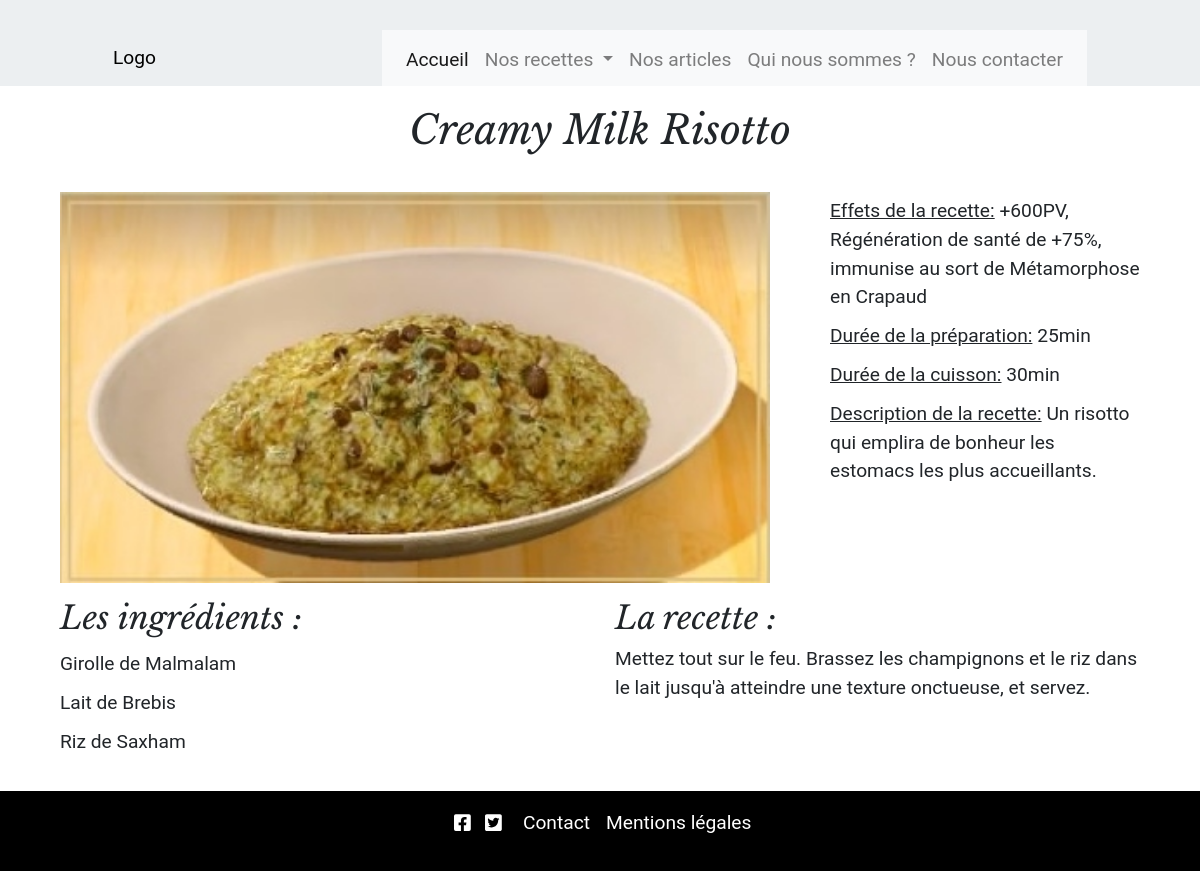
Page /front/recette.php?idrecette=13 on the committed database.
### tables this page shows
CREATE TABLE IF NOT EXISTS `recette` (
  `idRecette` int(4) NOT NULL AUTO_INCREMENT,
  `idOrigine` int(4) NOT NULL,
  `nomRecette` varchar(100) NOT NULL,
  `descriptionRecette` varchar(500) DEFAULT NULL,
  `dureeCuisson` varchar(100) DEFAULT NULL,
  `dureePreparation` varchar(100) DEFAULT NULL,
  `recetteRecette` varchar(5000) DEFAULT NULL,
  `effetsRecette` varchar(500) DEFAULT NULL,
  `idCategorie` int(4) NOT NULL,
  `idImage` int(4) DEFAULT NULL,
  `idEtat` int(4) DEFAULT NULL,
  PRIMARY KEY (`idRecette`),
  KEY `fkOrigine` (`idOrigine`),
  KEY `fkCategorie` (`idCategorie`),
  KEY `fkImage` (`idImage`),
  KEY `fkEtat` (`idEtat`)
);

CREATE TABLE IF NOT EXISTS `ingredient` (
  `idIngredient` int(4) NOT NULL AUTO_INCREMENT,
  `nomIngredient` varchar(50) DEFAULT NULL,
  `recolteIngredient` varchar(200) DEFAULT NULL,
  `lieuIngredient` varchar(500) DEFAULT NULL,
  PRIMARY KEY (`idIngredient`),
  UNIQUE KEY `nomIngredient` (`nomIngredient`)
);

### front/recette.php (the view, shortened to what this page needs)
<?php
    $base = connect();
    $recette= $base->query("SELECT * FROM recette WHERE idRecette='".$_GET['idrecette']."'")->fetch(PDO::FETCH_OBJ);
    $requete = $base->query("SELECT ingredient.nomIngredient FROM recette, ingredientrecette, ingredient
    WHERE recette.idRecette = ingredientrecette.idRecette
    AND ingredientrecette.idIngredient = ingredient.idIngredient
    AND ingredientrecette.idRecette = '" .$recette->idRecette."'
    ORDER BY nomIngredient");
    $image= $base->query("SELECT urlImage FROM image WHERE idImage='".$recette->idImage."'")->fetch(PDO::FETCH_OBJ);
    $image->urlImage = str_replace("_p", "_g", $image->urlImage);
?>
<section id="ficheRecette">
    <h1><?php if(isset($recette)){ echo $recette->nomRecette; }?></h1>
    <article class="container">
        <div class="row">
            <figure class="col-md-8">
                <img src="<?php if(isset($image)){ echo $image->urlImage ;} ?>" alt="<?php if(isset($recette)){ echo $recette->nomRecette; }?>">
            </figure>
            <div class="col">
                <ul>
                    <li><span style="text-decoration: underline;">Effets de la recette:</span> <?php if(isset($recette)){ echo $recette->effetsRecette; }?></li>
                    <li><span style="text-decoration: underline;">Durée de la préparation:</span> <?php if(isset($recette)){ echo $recette->dureePreparation; }?></li>
                    <li><span style="text-decoration: underline;">Durée de la cuisson:</span> <?php if(isset($recette)){ echo $recette->dureeCuisson; }?></li>
                    <li><span style="text-decoration: underline;">Description de la recette:</span> <?php if(isset($recette)){ echo $recette->descriptionRecette; }?></li>
                </ul>
            </div>
        </div>
        <div class="row">
            <div class="col-md-6">
                <h2>Les ingrédients :</h2>
                <?php while($ingredient = $requete->fetch(PDO::FETCH_OBJ)){
                    echo '<li>'.$ingredient->nomIngredient.'</li>';
                }?>
            </div>
            <div class="col-md-6">
                <h2>La recette :</h2>
                <p mt-2><?php if(isset($recette)){ echo $recette->recetteRecette; }?></p>
            </div>
        </div>
    </article>
</section>

### css/front.css (style rules this page uses)
* { margin:0; padding:0; box-sizing:border-box; }
a,input, textarea { outline:none; }
h1, h2, h3 { font-family: "Libre Baskerville", serif; }
h2 { width:100%; }
a { text-decoration: none; display: inline-block; }
body { font-size: 1.2rem; font-family: 'Roboto', sans-serif; }
header { justify-content: space-around; align-items: center; padding-top:30px; background-color:#eceff1 ; }
header ul { display: flex; list-style: none; height: 5vh; position: relative; }
header a { color: #000; }
object { width: 15vw; height: 15vh; pointer-events: none; }
header nav { z-index: 100; }
header li { background-color: #f8f9fa; }
#ficheRecette h1 { text-align: center; margin-top: 20px; }
#ficheRecette article { padding: 30px; }
#ficheRecette img { display: inline-block; height: auto; width: 100%; }
#ficheRecette ul { padding-left: 30px; }
#ficheRecette li { list-style-type: none; padding: 5px 0; }
footer { background-color: #000; color: #fff; height: 10vh; justify-content: center; align-items: center; }
#reseauxSociaux { margin-bottom: 15px; }
#reseauxSociaux a { padding: 5px; }
footer a { color: #fff; }

### rows in the picture
recette: nomRecette "Creamy Milk Risotto", nomRecette (picture), effetsRecette "+600PV, Régénération de santé de +75%, immunise au sort de Métamorphose en Crapaud", dureePreparation "25min", dureeCuisson "30min", descriptionRecette "Un risotto qui emplira de bonheur les estomacs les plus accueillants.", recetteRecette "Mettez tout sur le feu. Brassez les champignons et le riz dans le lait jusqu'à atteindre une texture onctueuse, et servez."
ingredient: nomIngredient "Girolle de Malmalam"
ingredient: nomIngredient "Lait de Brebis"
ingredient: nomIngredient "Riz de Saxham"
